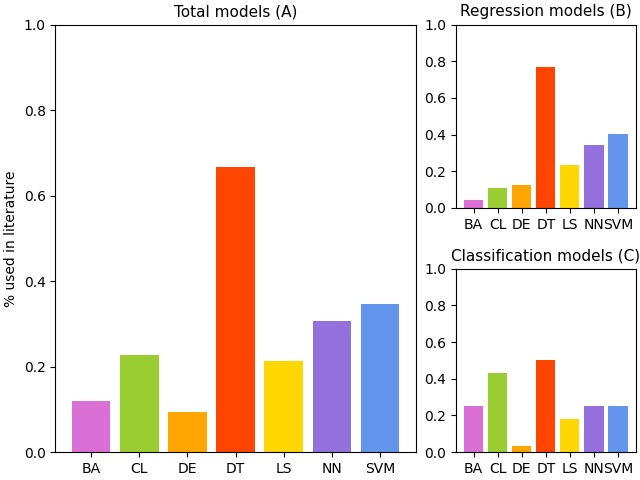

Generate this figure with Julia:
using PyCall, CSV, DataFrames, Plots, PyPlot, OrderedCollections
@pyimport matplotlib.pyplot as pyplt
function value_finder(Other_method1, Best_method1)
    total_methods = Vector{Any}(undef, length(Other_method1))
    for i in eachindex(Other_method1)
        splitted = split(Other_method1[i], ",")
        push!(splitted, Best_method1[i])
        total_methods[i] = copy(splitted)
    end
    for i in eachindex(total_methods)
        total_methods[i] = sort(unique(total_methods[i]))
    end
    total_methods

    flattend_total_method = [i for arr in total_methods for i in arr]
    unique_total_methods = sort(unique(flattend_total_method))

    method_count = OrderedDict(zip(unique_total_methods, zeros(Int64, length(unique_total_methods))))
    for subset_t in total_methods
        for j in unique_total_methods
            if j in subset_t
                method_count[j] += 1
            end
        end
    end
    method_count
    method_count_values = collect(values(method_count))
    method_count_labels = keys(method_count)
    labels = [i for i in method_count_labels]
    # Removing the none
    method_count_values = method_count_values[labels .!= "None"] 
    labels = labels[labels .!= "None"]
    method_count_chance = method_count_values ./ length(Other_method1)
    return labels, method_count_chance
end


data = CSV.read("./Lit_study.csv", DataFrame)[1:75, :]
Best_method1 = data[:, "Best method"]
Other_method1 = data[:, "Other Class"]
Best_method1[Best_method1 .== "Other"] .= "DT"
mode = data[:, "Mode"]


# data first graph
best_labels, best_chance = value_finder(Other_method1, Best_method1)
best_color = color_finder(best_labels, color_dict)
# data second graph
reg_method = Best_method1[mode .== "R"]
Other_reg = Other_method1[mode .== "R"]

reg_labels, reg_chance = value_finder(Other_reg, reg_method) 
reg_color = color_finder(reg_labels, color_dict)
# Data third graph
Class_method = Best_method1[mode .== "C"]
Other_class = Other_method1[mode .== "C"] 
Class_labels, Class_chance = value_finder(Other_class, Class_method) 
Class_color = color_finder(Class_labels, color_dict)

fig = pyplt.figure(constrained_layout=true)
axs = fig.subplot_mosaic([["Left", "TopRight"],["Left", "BottomRight"]],
                          gridspec_kw=Dict("width_ratios"=>[2, 1]))
# Left is the total plot (first graph)
axs["Left"].set_title("Total models (A)", fontsize=11)
axs["Left"].bar(best_labels, best_chance, color=best_color)
axs["Left"].set_ylabel("% used in literature")
# Topright is the reg models (second graph)
axs["TopRight"].set_title("Regression models (B)", fontsize=11)
axs["TopRight"].bar(reg_labels, reg_chance, color=reg_color)
axs["BottomRight"].set_title("Classification models (C)", fontsize=11)
axs["BottomRight"].bar(Class_labels, Class_chance, color=Class_color)
axs["Left"].set_ylim(0, 1)
axs["TopRight"].set_ylim(0, 1)
axs["BottomRight"].set_ylim(0, 1)
pyplt.savefig("used_in_paper.png")
